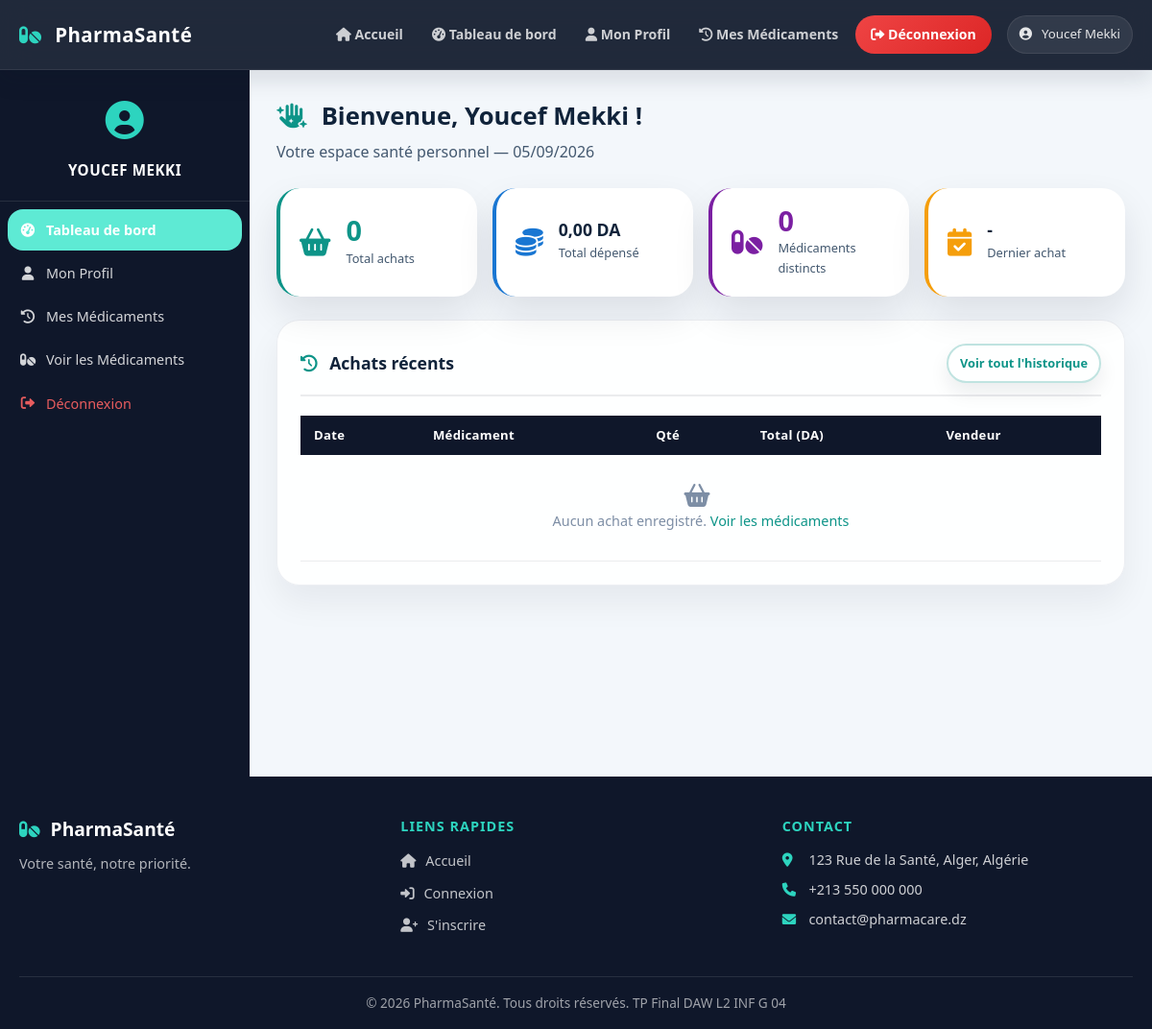
/patient_dashboard.php (signed in), run on the app's committed database.
### tables this page shows
CREATE TABLE `patient` (
    `id` INT NOT NULL AUTO_INCREMENT,
    `nom` VARCHAR(100) NOT NULL,
    `prenom` VARCHAR(100) NOT NULL,
    `telephone` VARCHAR(20) NOT NULL,
    `email` VARCHAR(100) NOT NULL,
    `password` VARCHAR(255) NOT NULL,
    `adresse` TEXT,
    `date_naissance` DATE,
    `date_creation` TIMESTAMP DEFAULT CURRENT_TIMESTAMP,
    PRIMARY KEY (`id`),
    UNIQUE KEY `uq_patient_email` (`email`)
);

CREATE TABLE `site_profile` (
    `id` TINYINT UNSIGNED NOT NULL,
    `full_name` VARCHAR(150) NOT NULL,
    `phone` VARCHAR(30) NOT NULL,
    `email` VARCHAR(150) NOT NULL,
    `location` VARCHAR(200) NOT NULL,
    `bio` VARCHAR(500) NOT NULL,
    `photo_path` VARCHAR(255) DEFAULT NULL,
    `updated_at` TIMESTAMP DEFAULT CURRENT_TIMESTAMP ON UPDATE CURRENT_TIMESTAMP,
    PRIMARY KEY (`id`)
);

### includes/functions.php (called while the page is built, shortened)
<?php
function h($data) {
    return htmlspecialchars($data, ENT_QUOTES, 'UTF-8');
}
function getSiteProfile($conn) {
    $create = $conn->query("CREATE TABLE IF NOT EXISTS site_profile (
        id TINYINT UNSIGNED NOT NULL PRIMARY KEY,
        full_name VARCHAR(150) NOT NULL,
        phone VARCHAR(30) NOT NULL,
        email VARCHAR(150) NOT NULL,
        location VARCHAR(200) NOT NULL,
        bio VARCHAR(500) NOT NULL,
        photo_path VARCHAR(255) DEFAULT NULL,
        updated_at TIMESTAMP DEFAULT CURRENT_TIMESTAMP ON UPDATE CURRENT_TIMESTAMP
    ) ENGINE=InnoDB DEFAULT CHARSET=utf8mb4 COLLATE=utf8mb4_unicode_ci");
    $result = $conn->query("SELECT * FROM site_profile WHERE id=1");
    if ($result && ($row = $result->fetch_assoc())) {
        return $row;
    }
    $defaults = array(
        'full_name' => 'PharmaSanté',
        'phone' => '+213 550 000 000',
        'email' => 'contact@pharmacare.dz',
        'location' => '123 Rue de la Santé, Alger, Algérie',
        'bio' => 'Votre santé, notre priorité.',
        'photo_path' => null
    );
    return $defaults;
}
?>

### patient_dashboard.php (the view, shortened to what this page needs)
<!DOCTYPE html>
<html lang="fr">
<head>
    <link rel="stylesheet" href="https://cdnjs.cloudflare.com/ajax/libs/font-awesome/6.0.0-beta3/css/all.min.css">
    <link rel="stylesheet" href="style.css">
</head>
<body class="dashboard-page">
<?php
require_once 'config/database.php';
require_once 'includes/functions.php';
include 'header.php';
$userId = $_SESSION['user_id'];
$stPat = $conn->prepare("SELECT * FROM patient WHERE id=?");
$stPat->bind_param("i", $userId);
$stPat->execute();
$patient = $stPat->get_result()->fetch_assoc();
$stStats = $conn->prepare("SELECT COUNT(*) AS total_achats, COALESCE(SUM(prix_total),0) AS total_depense,
    COUNT(DISTINCT medicament_id) AS meds_distincts, MAX(date_vente) AS dernier_achat
    FROM vente WHERE patient_id=?");
$stStats->bind_param("i", $userId);
$stStats->execute();
$stats = $stStats->get_result()->fetch_assoc();
$stRecent = $conn->prepare("SELECT v.date_vente, m.nom AS mnom, v.quantite, v.prix_total, vd.nom AS vendeur_nom
    FROM vente v JOIN medicament m ON v.medicament_id=m.id JOIN vendeur vd ON v.vendeur_id=vd.id
    WHERE v.patient_id=? ORDER BY v.date_vente DESC LIMIT 5");
$stRecent->bind_param("i", $userId);
$stRecent->execute();
$recentPurchases = $stRecent->get_result();
?>
<div class="dashboard-layout">
    <aside class="sidebar">
        <div class="sidebar-header">
            <div class="patient-avatar"><i class="fas fa-user-circle"></i></div>
            <div class="patient-name"><?php echo h($patient['prenom'] . ' ' . $patient['nom']); ?></div>
        </div>
        <nav class="sidebar-nav">
            <a href="patient_dashboard.php" class="active"><i class="fas fa-tachometer-alt"></i> Tableau de bord</a>
            <a href="patient_profile.php"><i class="fas fa-user"></i> Mon Profil</a>
            <a href="patient_historique.php"><i class="fas fa-history"></i> Mes Médicaments</a>
            <a href="index.php"><i class="fas fa-pills"></i> Voir les Médicaments</a>
            <a href="logout.php" class="sidebar-logout"><i class="fas fa-sign-out-alt"></i> Déconnexion</a>
        </nav>
    </aside>
    <main class="dashboard-main">
        <div class="page-header">
            <h1><i class="fas fa-hand-sparkles"></i> Bienvenue, <?php echo h($patient['prenom'] . ' ' . $patient['nom']); ?> !</h1>
            <p>Votre espace santé personnel — <?php echo date('d/m/Y'); ?></p>
        </div>
        <div class="stats-grid">
            <div class="stat-card stat-green">
                <div class="stat-icon"><i class="fas fa-shopping-basket"></i></div>
                <div class="stat-info">
                    <span class="stat-value" data-target="<?php echo $stats['total_achats']; ?>">0</span>
                    <span class="stat-label">Total achats</span>
                </div>
            </div>
            <div class="stat-card stat-blue">
                <div class="stat-icon"><i class="fas fa-coins"></i></div>
                <div class="stat-info">
                    <span class="stat-value-text"><?php echo number_format($stats['total_depense'], 2, ',', ' '); ?> DA</span>
                    <span class="stat-label">Total dépensé</span>
                </div>
            </div>
            <div class="stat-card stat-purple">
                <div class="stat-icon"><i class="fas fa-pills"></i></div>
                <div class="stat-info">
                    <span class="stat-value" data-target="<?php echo $stats['meds_distincts']; ?>">0</span>
                    <span class="stat-label">Médicaments distincts</span>
                </div>
            </div>
            <div class="stat-card stat-orange">
                <div class="stat-icon"><i class="fas fa-calendar-check"></i></div>
                <div class="stat-info">
                    <span class="stat-value-text"><?php echo $stats['dernier_achat'] ? formatDate($stats['dernier_achat']) : '-'; ?></span>
                    <span class="stat-label">Dernier achat</span>
                </div>
            </div>
        </div>
        <div class="section-card">
            <div class="section-card-header">
                <h2><i class="fas fa-history"></i> Achats récents</h2>
                <a href="patient_historique.php" class="btn btn-sm btn-outline">Voir tout l'historique</a>
            </div>
            <div class="table-responsive">
                <table class="data-table">
                    <thead><tr><th>Date</th><th>Médicament</th><th>Qté</th><th>Total (DA)</th><th>Vendeur</th></tr></thead>
                    <tbody>
                    <?php $hasRows = false; while ($r = $recentPurchases->fetch_assoc()): $hasRows = true; ?>
                        <tr>
                            <td><?php echo formatDate($r['date_vente']); ?></td>
                            <td><?php echo h($r['mnom']); ?></td>
                            <td><?php echo $r['quantite']; ?></td>
                            <td><strong><?php echo number_format($r['prix_total'], 2, ',', ' '); ?> DA</strong></td>
                            <td><?php echo h($r['vendeur_nom']); ?></td>
                        </tr>
                    <?php endwhile; ?>
                    <?php if (!$hasRows): ?>
                    <tr><td colspan="5" class="text-center">
                        <div class="empty-state-inline">
                            <i class="fas fa-shopping-basket"></i>
                            <p>Aucun achat enregistré. <a href="index.php">Voir les médicaments</a></p>
                        </div>
                    </td></tr>
                    <?php endif; ?>
                    </tbody>
                </table>
            </div>
        </div>
    </main>
</div>
<?php include 'footer.php'; ?>
</body>
</html>

### footer.php (shortened to what this page needs)
<?php $siteProfile = getSiteProfile($conn); ?>
<footer class="site-footer">
    <div class="footer-inner">
        <div class="footer-brand">
            <h3><i class="fas fa-pills"></i> <?php echo h($siteProfile['full_name']); ?></h3>
            <p><?php echo h($siteProfile['bio']); ?></p>
        </div>
        <div class="footer-links">
            <h4>Liens rapides</h4>
            <ul>
                <li><a href="index.php"><i class="fas fa-home"></i> Accueil</a></li>
                <li><a href="login.php"><i class="fas fa-sign-in-alt"></i> Connexion</a></li>
                <li><a href="register_patient.php"><i class="fas fa-user-plus"></i> S'inscrire</a></li>
            </ul>
        </div>
        <div class="footer-contact">
            <h4>Contact</h4>
            <p><i class="fas fa-map-marker-alt"></i> <?php echo h($siteProfile['location']); ?></p>
            <p><i class="fas fa-phone"></i> <?php echo h($siteProfile['phone']); ?></p>
            <p><i class="fas fa-envelope"></i> <?php echo h($siteProfile['email']); ?></p>
        </div>
    </div>
    <div class="footer-bottom">
        <p>&copy; 2026 PharmaSanté. Tous droits réservés. TP Final DAW L2 INF G 04</p>
    </div>
</footer>

### data on the page
patient: prenom+nom "YOUCEF MEKKI", prenom+nom "Youcef Mekki"
site_profile: full_name "PharmaSanté", bio "Votre santé, notre priorité.", location "123 Rue de la Santé, Alger, Algérie", phone "+213 550 000 000", email "contact@pharmacare.dz"

### other printed values
$userName "Youcef Mekki"
$stats['total_depense'] "0,00"
